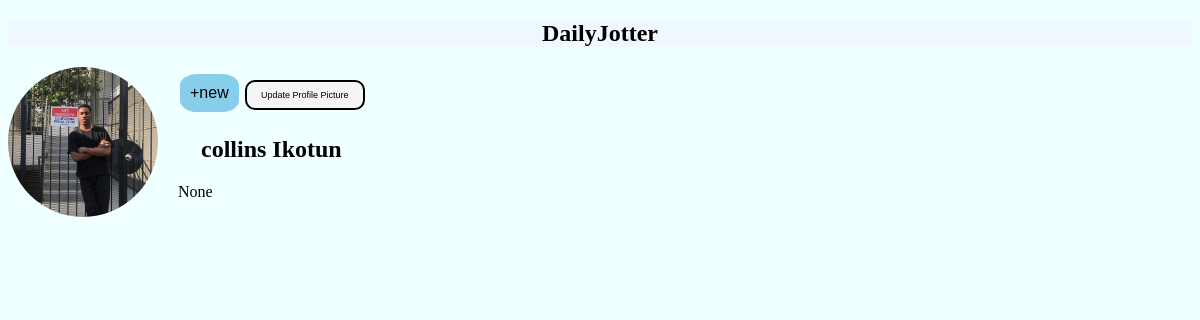
/profile/ (signed in), run on the app's committed database.
### Dailyjotter/models.py (models this page shows)
class Author(models.Model):
    first_name = models.CharField(max_length=100)
    surname = models.CharField(max_length=120)
    user_name = models.CharField(max_length=300)
    password = models.CharField(max_length=400)
    image = models.ImageField(upload_to="posts", null=True, blank=True)
    about = models.CharField(max_length=170, null=True)
    def __str__(self):
        return f"{self.first_name}  { self.surname } "

### Dailyjotter/views.py (the view)
# urls.py: path('profile/', views.Profile, name="Profile"),
def Profile(request):
    author_id =  request.session.get('author')
    author = Author.objects.get(id=author_id)
    return render(request, "Dailyjotter/profile.html", {
        'author' : author
    })

### templates/Dailyjotter/profile.html (shortened to what this page needs)
{% extends "./base.html" %}
{% load static %}
{% block css_files %}
<link rel="stylesheet" href="{% static "Dailyjotter/profile.css" %}">
{% endblock %}
{% block content%}
<body>
    <section>
        <nav>
            <div class="profile">
                <div class="profile-picture">
                    {% if author.image %}
                       <img src="{{ author.image.url }}" alt="Profile picture">
                    {% else %}
                        <h4>No image</h4>
                    {% endif %}
                </div>
                <form method="post" enctype="multipart/form-data" action="{% url 'update_profile_image' %}">
                    <center>
                    <label for="id_image" class="edit-label">
                        <button type="button" class="edit">+new</button>
                    </label>
                    <button class="update-profile" type="submit">Update Profile Picture</button>
                    </center>
                    <div class="profile-info">
                        <h2>{{author}}</h2>
                        <p>{{author.about}}</p>
                    </div>
                </form>
            </div>
        </nav>
    </section>
</body>
{% endblock %}

### static/Dailyjotter/base.css (style rules this page uses)
body { background-color: azure; }
h2 { text-align: center; font-family: 'Itim', cursive; }

### static/Dailyjotter/profile.css (style rules this page uses)
.profile { display: flex; flex-direction: row; align-items: center; }
.profile-picture { flex-shrink: 0; margin-right: 20px; }
.profile-picture img { width: 150px; height: 150px; object-fit: cover; border-radius: 50%; }
.profile-info { flex-grow: 1; }
.edit { background-color: skyblue; border: none; border-radius: 30%; color: black; padding: 10px; text-align: center; text-decoration: none; display: inline-block; font-size: 16px; margin: 4px 2px; }
button[type="submit"] { background-color: whitesmoke; color: black; height: 30px ; width: 120px; font-size: 9px; border: 2px solid black; border-radius: 10px; cursor: pointer; transition: background-color 0.3s; }

### data on the page
Author: image (picture), first_name+surname "collins Ikotun", about "None"
